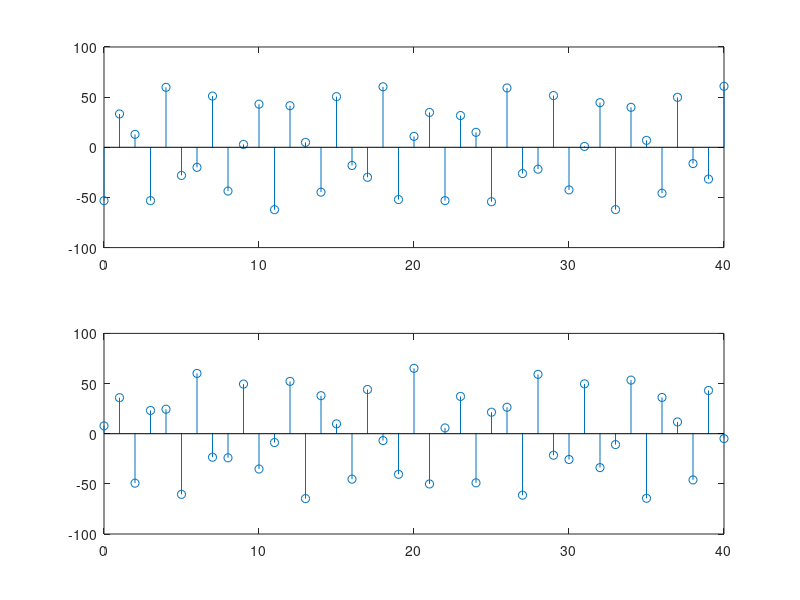

Write the MATLAB code that produced this figure.
%% clear
clc
clear all
close all

%% declare
n = 0:1:40;
x = 12 * exp(1i*4*n + pi*1i + pi/2) +9 * exp(1i*3*pi*n + pi*1i/3);

y1 = real(x);
y2 = imag(x);

%% plot
subplot(2,1,1);
stem(n,y1);
subplot(2,1,2);
stem(n,y2);
